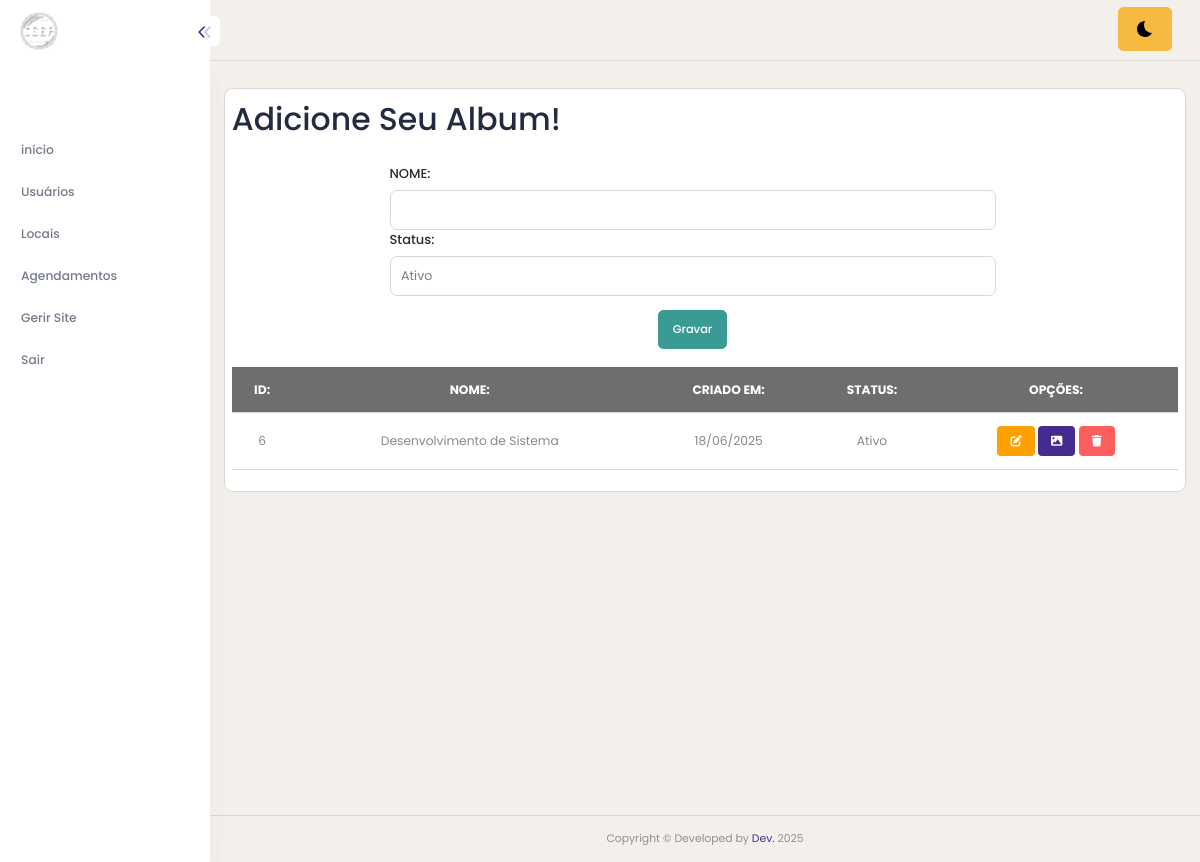
Before: /albuns-cadastro.php (signed in) with the older database file.
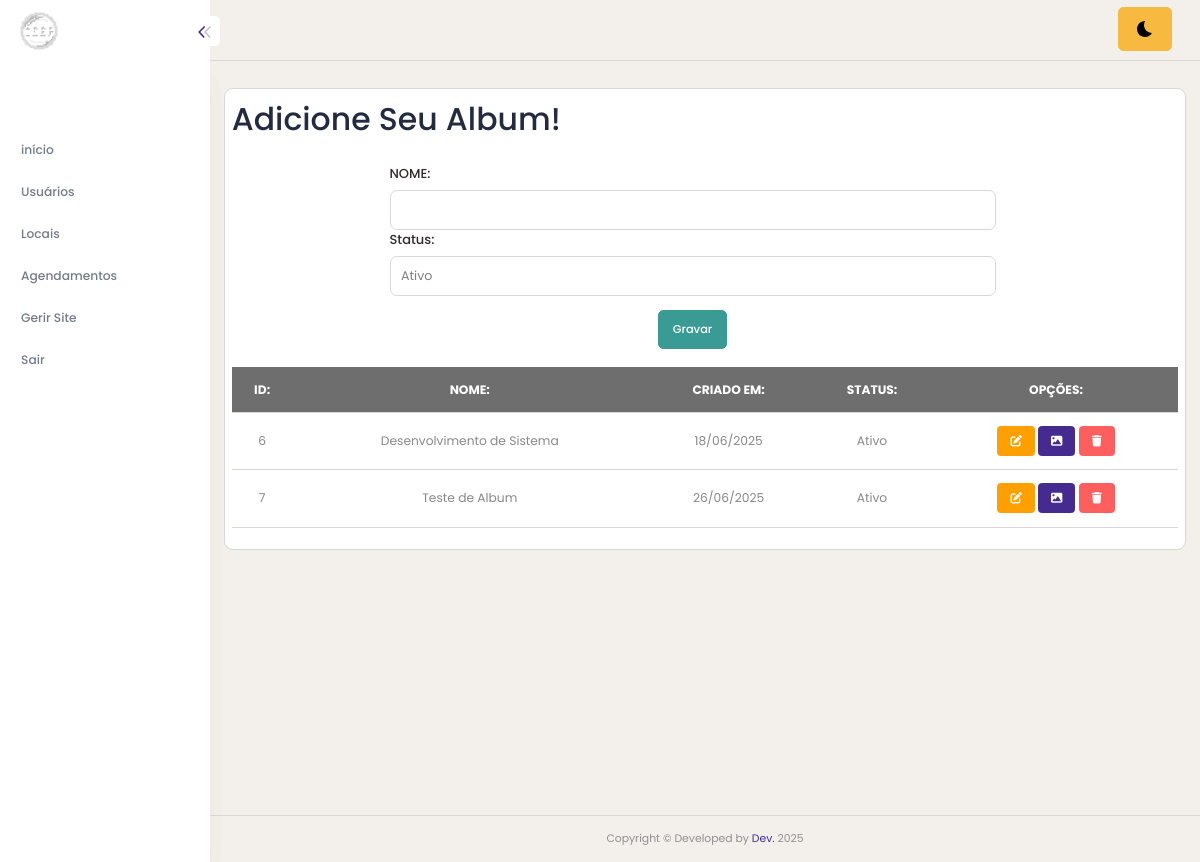
After: the same page with the newer database file.
### tables this page shows
CREATE TABLE `albuns` (
  `id` int(11) NOT NULL,
  `nome` varchar(255) NOT NULL,
  `data` date DEFAULT NULL,
  `status` tinyint(1) DEFAULT NULL
);

### albuns-cadastro.php (the view, shortened to what this page needs)
<!DOCTYPE html>
<html lang="pt-BR">
<head>
    <?php include("app-header.php"); ?>
</head>
<body>
    <?php include("app-lateral.php"); ?>
    <div class="content-body" style="min-height: 899px;">
        <div class="container-fluid">
            <div class="row">
                <div class="card p-2">
                    <h1>Adicione Seu Album!</h1>
                    <div class="row mt-3 ">
                        <form action="albuns-acao.php" method="post" class="row">
                            <div class="offset-2 col-8">
                                <label for="nome" class="form-label">NOME:</label>
                                <input type="text" class="form-control" id="nome" name="txtNome">
                            </div>
                            <div class="offset-2 col-8">
                                <label for="status" class="form-label">Status:</label>
                                <select type="text" class="form-control" id="status" name="txtStatus">
                                    <option value="1" selected>Ativo</option>
                                </select>
                            </div>
                            <div class="col-12 text-center">
                                <input value="Gravar" type="submit" class="btn btn-success mt-3">
                            </div> <br>
                        </form>
                    </div> <br>
                    <div class="text-center">
                        <table class="table ">
                            <tr class="table-dark">
                                <th>ID:</th>
                                <th>NOME:</th>
                                <th>CRIADO EM:</th>
                                <th>STATUS:</th>
                                <th>OPÇÕES:</th>
                            </tr>
                            <?php
                            $sql = $conn->prepare(" SELECT * from albuns;");
                            $sql->execute();
                            while ($dados = $sql->fetch()) {
                                ?>
                                <tr>
                                    <td>
                                        <?php echo $dados['id'] ?>
                                    </td>
                                    <td>
                                        <?php echo $dados['nome'] ?>
                                    </td>
                                    <td>
                                        <?php $dataCriacao = new DateTime($dados['data']);
                                        echo $dataCriacao->format('d/m/Y');  ?>
                                    </td>
                                    <td>
                                        <?php
                                        if ($dados['status'] == 1) {
                                            echo "Ativo";
                                        } else {
                                            echo "Bloqueado";
                                        }
                                        ?>
                                    </td>
                                    <td class="text-center">
                                        <a href="albuns-editar.php?id=<?php echo $dados['id']; ?>"
                                            class="btn btn-warning btn-sm"><i class="fa-solid fa-pen-to-square"></i></a>
                                        <a href="#" class="btn btn-primary btn-sm" data-bs-toggle="modal"
                                            data-bs-target="#modalFotos" data-album-id="<?php echo $dados['id']; ?>"><i
                                                class="fa-solid fa-image"></i></a>
                                        <a href="albuns-deletar.php?id=<?php echo $dados['id']; ?>"
                                            class="btn btn-danger btn-sm"><i class="fa-solid fa-trash"></i></a>
                                    </td>
                                </tr>
                            <?php } ?>
                        </table>
                    </div>
                </div>
            </div>
        </div>
    </div>
    <?php include("app-footer.php"); ?>
</body>
</html>

Changed rows visible on the page:
added albuns: id "7", nome "Teste de Album", data "26/06/2025", status "Ativo"
